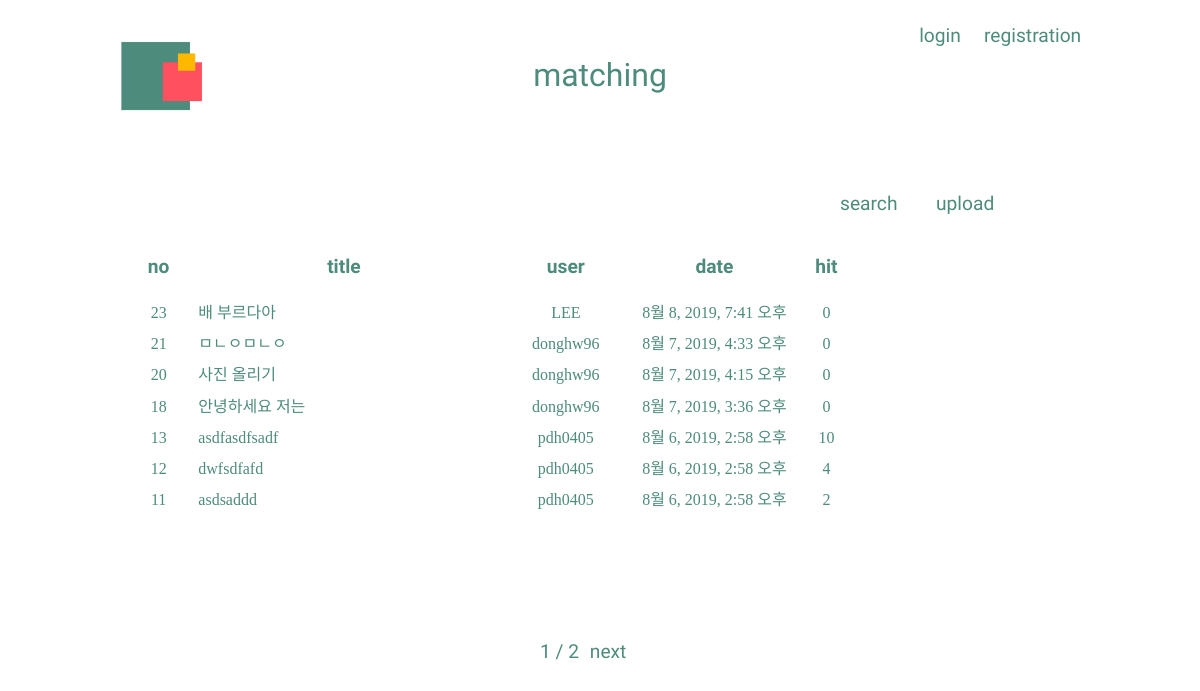
Screenshot of /blog/ with the database file from the repository.
### blog/models.py (models this page shows, shortened)
class Post(models.Model):
    writer = models.CharField(max_length=100)
    post_date = models.DateTimeField(auto_now_add=True)
    post_title = models.CharField(max_length=100)
    post_contents = RichTextUploadingField()
    post_hit = models.PositiveIntegerField(default=0)
    class Meta:
        ordering = ['-id']
    def get_absolute_url(self):
        return reverse_lazy('post_detail', args=[str(self.id)])

### blog/views.py (the view)
# urls.py: path('', views.PostListView.as_view(), name='board_index'),
class PostListView(generic.ListView):
    model = Post
    paginate_by = 7

### blog/templates/blog/post_list.html (shortened to what this page needs)
{% extends './base.html' %}
{% block content %}
    <table class="table">
        <thead>
            <tr>
                <th>no</th>
                <th>title</th>
                <th>user</th>
                <th>date</th>
                <th>hit</th>
            </tr>
            <tr>
                <th></th>
                <th></th>
                <th></th>
                <th></th>
                <th></th>
            </tr>
        </thead>
        <tbody>
            {% if post_list %}
                {% for post in post_list %}
                    <tr>
                        <td id="id">{{ post.id }}</td>
                        <td id="board_title"><a href="{{ post.get_absolute_url }}">{{ post.post_title|truncatewords:"15"}}</a></td>
                        <td id="user">{{ post.writer}}</td>
                        <td id="date">{{ post.post_date }}</td>
                        <td id="hit">{{ post.post_hit }}</td>
                    </tr>
                {% endfor %}
            {% else %}
                <p class="m">아직 게시물이 없습니다!</p>
            {% endif %}
        </tbody>
    </table>
{% endblock %}

### blog/static/css/blog.css (style rules this page uses)
.table > thead > tr > th { font-family: 'Lacquer', sans-serif; color: rgb(77,139,124); font-size: 1.2em; text-align: center; }
thead { line-height: 3em; }
tbody { margin-top: 10%; color: rgb(77,139,124); line-height: 1.7em; }
#id { width: 10%; text-align: center; }
#board_title { width: 40%; }
#board_title > a { text-decoration: none; text-overflow: ellipsis; color: rgb(77,139,124); }
#user { width: 20%; text-align: center; }
#date { width: 20%; text-align: center; }
#hit { width: 10%; text-align: center; }

### rows the page displays
Post: id "23", post_title "배 부르다아", writer "LEE", post_date "8월 8, 2019, 7:41 오후", post_hit "0"
Post: id "21", post_title "ㅁㄴㅇㅁㄴㅇ", writer "donghw96", post_date "8월 7, 2019, 4:33 오후", post_hit "0"
Post: id "20", post_title "사진 올리기", writer "donghw96", post_date "8월 7, 2019, 4:15 오후", post_hit "0"
Post: id "18", post_title "안녕하세요 저는", writer "donghw96", post_date "8월 7, 2019, 3:36 오후", post_hit "0"
Post: id "13", post_title "asdfasdfsadf", writer "pdh0405", post_date "8월 6, 2019, 2:58 오후", post_hit "10"
Post: id "12", post_title "dwfsdfafd", writer "pdh0405", post_date "8월 6, 2019, 2:58 오후", post_hit "4"
Post: id "11", post_title "asdsaddd", writer "pdh0405", post_date "8월 6, 2019, 2:58 오후", post_hit "2"

### other values shown
{{ page_obj.number }} "1"
{{ page_obj.paginator.num_pages }} "2"
